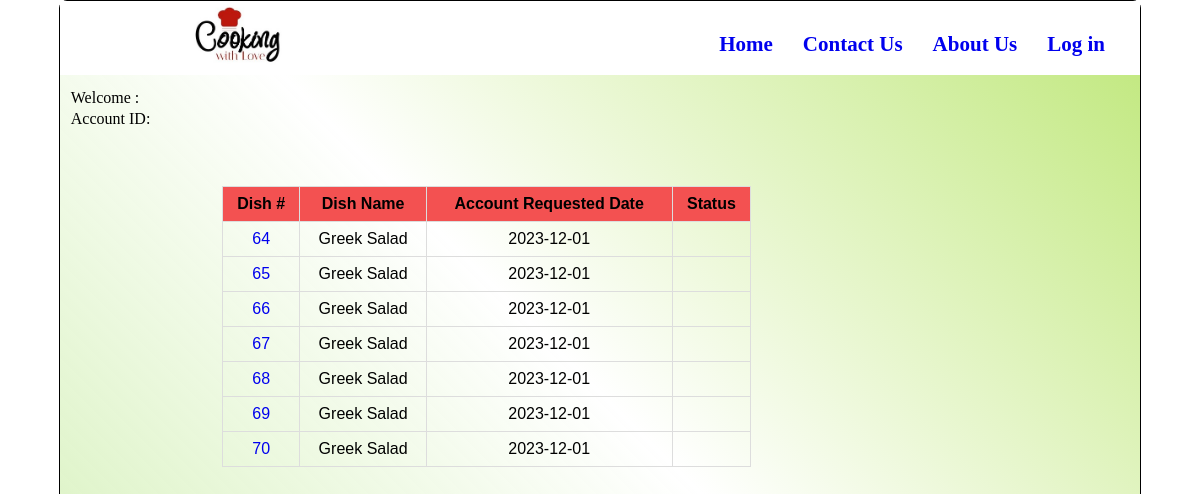
/CookingWithLove_Code/CookingWithLove/admin/dishes.php?is_published=Y, run on the app's committed database.
### tables this page shows
CREATE TABLE `dishes` (
  `dishID` int NOT NULL AUTO_INCREMENT,
  `dishName` varchar(255) NOT NULL,
  `description` varchar(2000) NOT NULL,
  `price` decimal(10,2) DEFAULT NULL,
  `status` varchar(255) NOT NULL,
  `dishType` varchar(255) NOT NULL,
  `accountID` int DEFAULT NULL,
  `publishDate` date DEFAULT NULL,
  `photoPath` varchar(255) DEFAULT NULL,
  `is_published` char(1) DEFAULT NULL,
  `DishRequestedDate` date DEFAULT NULL,
  PRIMARY KEY (`dishID`),
  KEY `fk_categoryID` (`dishType`),
  KEY `fk_dishAccountID` (`accountID`),
  CONSTRAINT `fk_dishAccountID` FOREIGN KEY (`accountID`) REFERENCES `user_account` (`accountID`)
);

### CookingWithLove_Code/CookingWithLove/admin/dishes.php (called while the page is built, shortened)
<?php
$conn = require '../model/db.php';
$is_published = $_GET['is_published'];
$status = isset($_GET['status']) ? $_GET['status'] : '';
$dishes = Dish::adminDisplayDishes($conn, $is_published);
?>
<?php require '../view/header.php'; ?>
<?php require '../view/welcomeuser.php'; ?>
<?php require '../view/dishes.php'; ?>
<?php require '../view/footer.php'; ?>

### CookingWithLove_Code/CookingWithLove/model/Dish.php (called while the page is built, shortened)
<?php
class Dish{
public static function adminDisplayDishes($conn,  $is_published ){
  $sql = 'SELECT *
        FROM dishes
        inner join user_account on dishes.accountID = user_account.accountID
                 WHERE dishes.is_published = :is_published and user_account.accountType != "Admin"';
  $stmt = $conn->prepare($sql);
  $stmt->bindValue(':is_published', $is_published, PDO::PARAM_STR);
  $stmt->execute();
    $dishes = $stmt->fetchAll(PDO::FETCH_CLASS, 'Dish');
  return $dishes;
}
}
?>

### CookingWithLove_Code/CookingWithLove/view/dishes.php (the view)
<div class = "order-container">
<h2><?= $title ?></h2>
<?php if(empty($dishes)): ?>
    <p>No Dishes found.</p>
    <?php else: ?>
        <table class="order-table">
            <thead>
                <th>Dish #</th>
                <th>Dish Name</th>
                <th>Account Requested Date</th>
                <th>Status</th>
            </thead>
            <tbody>
                <?php foreach($dishes as $dish): ?>
                    <tr>
                    <td><a href="/cookingwithlove/admin/dishDetails.php?dishID=<?= $dish->dishID; ?>&dishName=<?= $dish->dishName;?>&dishRequestedDate=<?= $dish->DishRequestedDate; ?>&status=<?= $status; ?>"><?= htmlspecialchars($dish->dishID); ?>  </a></td>
                        <td><?= htmlspecialchars($dish->dishName); ?></td>
                        <td><?= htmlspecialchars($dish->DishRequestedDate); ?></td>
                        <td><?= htmlspecialchars($status); ?></td>
                    </tr>
                <?php endforeach; ?>
            </tbody>
        </table>
    <?php endif; ?>
                </div>

### CookingWithLove_Code/CookingWithLove/css/StylePage12.css (style rules this page uses)
html { background-image: url("https://mdbootstrap.com/img/new/fluid/city/018.jpg"); background-size: cover; height: 99%; }
body { width: 90%; min-height: 99%; top: 2%; background-color: white; margin: auto; border: 1px solid black; border-radius: 8px; background-image: -webkit-linear-gradient(45deg, rgba(199, 236, 161, 0.808), white 50%, rgb(190, 231, 120)); }
a:link { display: inline-block; text-decoration:none; }

### CookingWithLove_Code/CookingWithLove/css/cartStyle.css (style rules this page uses)
h2 { font-size: 120%; margin: 0; padding: .25em 0 .5em; color: rgb(208, 133, 4); }
table { width: 70%; border-collapse: collapse; }
td, th { padding: .25em 0; }

### CookingWithLove_Code/CookingWithLove/css/orderStyle.css (style rules this page uses)
th, td { border: 1px solid #ddd; padding: 8px; text-align: center; }
th { background-color: #f35151; }
.order-container { font-family: Arial, Helvetica, sans-serif; width:70%; margin:auto; margin-top: 4%; border-radius: 10px; background-position: center; }

### data on the page
dishes: dishID "64", dishName "Greek Salad", DishRequestedDate "2023-12-01"
dishes: dishID "65", dishName "Greek Salad", DishRequestedDate "2023-12-01"
dishes: dishID "66", dishName "Greek Salad", DishRequestedDate "2023-12-01"
dishes: dishID "67", dishName "Greek Salad", DishRequestedDate "2023-12-01"
dishes: dishID "68", dishName "Greek Salad", DishRequestedDate "2023-12-01"
dishes: dishID "69", dishName "Greek Salad", DishRequestedDate "2023-12-01"
dishes: dishID "70", dishName "Greek Salad", DishRequestedDate "2023-12-01"
